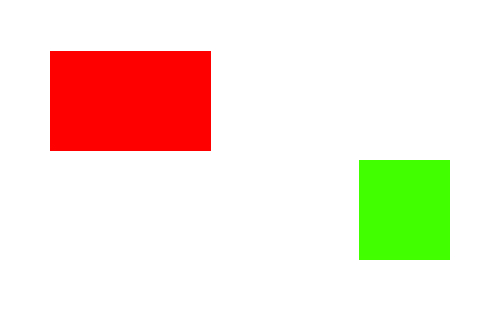
#> input picture imp 3 - intensidade/img1.jpg, 500 x 320 px, found by its file name
$ python negative.py
#> lines starting #> are read from the running program, lines starting #| are printed output that depends on the picture
from PIL import Image

def convert(img, newImg, i, j):
    r, g, b = img.getpixel((i,j))
    newR = abs(r-255)
    newG = abs(g-255)
    newB = abs(b-255)
    newImg.putpixel((i,j), (newR, newG, newB))

img = Image.open('P1trab2/img1.jpg')
#> img is the input picture: PIL image 500x320 RGB; mean R, G, B 244.1, 229.3, 214.8
width, height = img.size
#> width = 500; height = 320

newImg = Image.new(mode = "RGB", size = (width, height))
#> newImg: PIL image 500x320 RGB; every value is 0

for i in range(width):
    for j in range(height):
        convert(img, newImg, i, j)
#> this loop made 500 passes

newImg.save("img-negative.jpg")
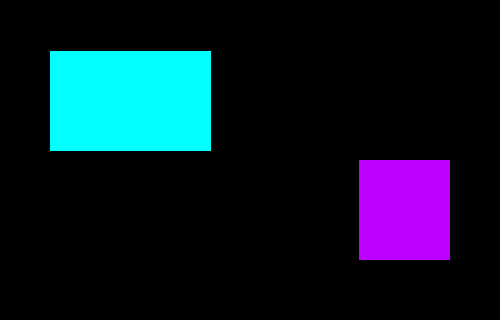
#> saved as img-negative.jpg: PIL image 500x320 RGB; mean R, G, B 10.9, 25.7, 40.2
